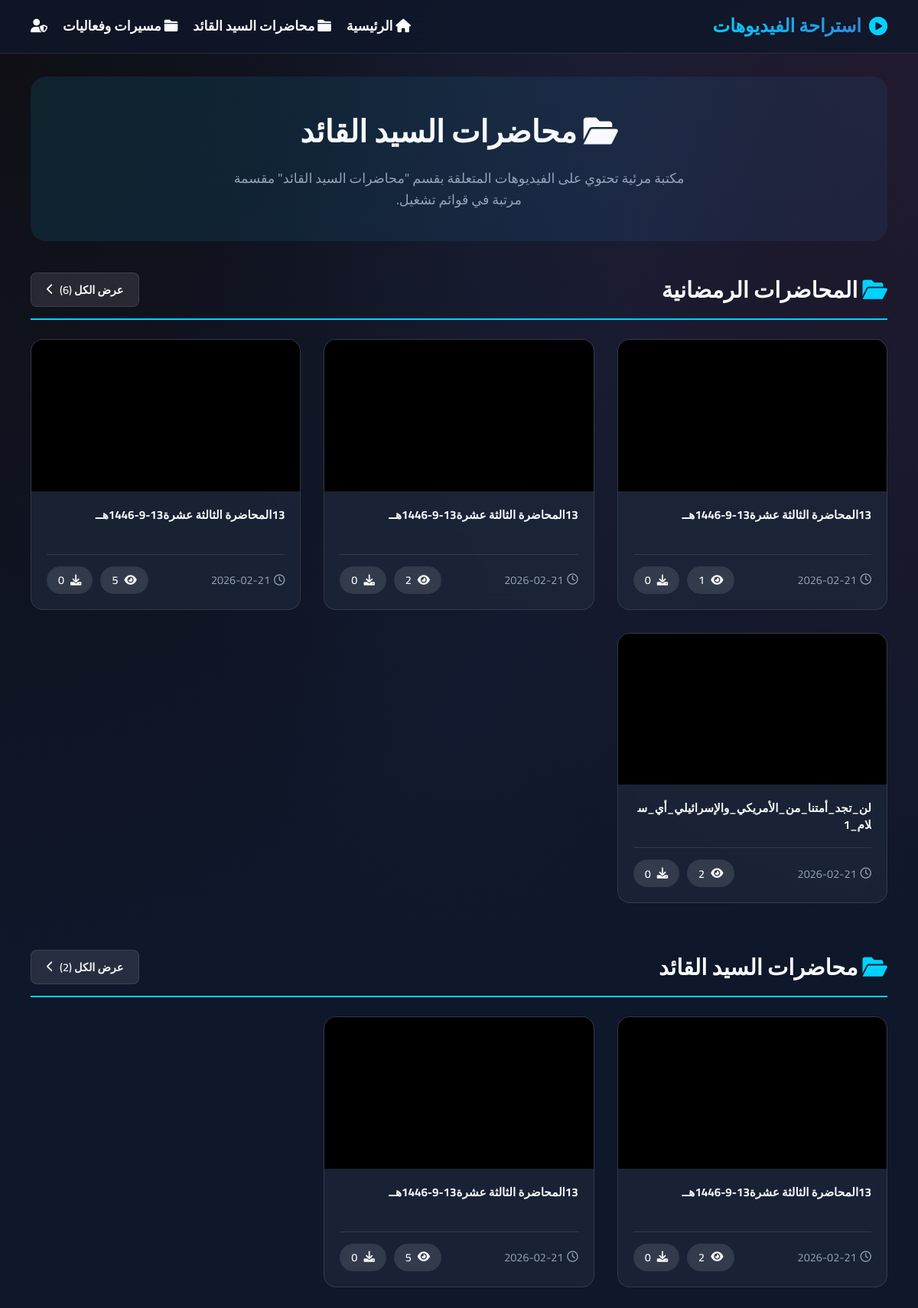
The page /p/2f10309c on the database its author committed.
### models.py (models this page shows, shortened)
class CustomPage(db.Model):
    id = db.Column(db.Integer, primary_key=True)
    name = db.Column(db.String(100), nullable=False)
    slug = db.Column(db.String(100), nullable=False, unique=True)
    description = db.Column(db.Text, nullable=True)
    created_at = db.Column(db.DateTime, default=datetime.utcnow)
    playlists = db.relationship('Playlist', backref='custom_page', lazy=True)

class Playlist(db.Model):
    id = db.Column(db.Integer, primary_key=True)
    name = db.Column(db.String(100), nullable=False)
    description = db.Column(db.Text, nullable=True)
    show_in_lectures = db.Column(db.Boolean, default=False)
    created_at = db.Column(db.DateTime, default=datetime.utcnow)
    page_id = db.Column(db.Integer, db.ForeignKey('custom_page.id'), nullable=True)
    videos = db.relationship('Video', secondary=playlist_video, lazy='subquery',
        backref=db.backref('playlists', lazy=True))

class Video(db.Model):
    id = db.Column(db.Integer, primary_key=True)
    title = db.Column(db.String(255), nullable=False)
    filename = db.Column(db.String(255), nullable=False, unique=True)
    description = db.Column(db.Text, nullable=True)
    tags = db.Column(db.String(500), nullable=True) # Tags separated by comma
    upload_date = db.Column(db.DateTime, default=datetime.utcnow)
    views = db.Column(db.Integer, default=0)
    downloads = db.Column(db.Integer, default=0)

### app.py (the view)
@app.route('/p/<slug>')
def view_page(slug):
    page_data = CustomPage.query.filter_by(slug=slug).first_or_404()
    page_num = request.args.get('page', 1, type=int)
    per_page = 5 # نعرض 5 قوائم لكل صفحة (لأن كل قائمة تحتوي فيديوهاتها بداخلها)
    playlists_paginated = Playlist.query.filter_by(page_id=page_data.id).order_by(Playlist.created_at.desc()).paginate(page=page_num, per_page=per_page, error_out=False)
    return render_template('lectures.html', playlists=playlists_paginated, page_title=page_data.name, page_slug=page_data.slug)

### app.py (called while the page is built)
@app.context_processor
def inject_globals():
    try:
        pages = CustomPage.query.order_by(CustomPage.created_at.asc()).all()
        return dict(custom_pages=pages, is_admin=session.get('is_admin', False))
    except:
        return dict(custom_pages=[], is_admin=False)

### templates/lectures.html (shortened to what this page needs)
{% extends "layout.html" %}
{% block content %}
<div class="search-section" style="margin-bottom: 40px; padding: 40px; background: linear-gradient(135deg, rgba(0,210,255,0.1), rgba(58,123,213,0.1)); border-radius: 20px; text-align: center;">
    <h1 class="page-title" style="font-size: 2.5rem; margin-bottom: 15px;"><i class="fas fa-folder-open"></i> {{ page_title }}</h1>
    <p class="page-subtitle" style="font-size: 1.1rem; max-width: 600px; margin: 0 auto; color: var(--text-muted);">
        مكتبة مرئية تحتوي على الفيديوهات المتعلقة بقسم "{{ page_title }}" مقسمة مرتبة في قوائم تشغيل.
    </p>
</div>
{% for playlist in playlists.items %}
    {% if playlist.videos|length > 0 %}
    <div class="lecture-category" style="margin-bottom: 60px;">
        <div class="category-header" style="display: flex; justify-content: space-between; align-items: center; border-bottom: 2px solid var(--primary-color); padding-bottom: 15px; margin-bottom: 25px;">
            <h2 style="font-size: 1.8rem; color: var(--text-color);"><i class="fas fa-folder-open" style="color: var(--primary-color);"></i> {{ playlist.name }}</h2>
            <a href="{{ url_for('view_playlist', playlist_id=playlist.id) }}" class="btn-secondary" style="font-size: 0.9rem;">
                عرض الكل ({{ playlist.videos|length }}) <i class="fas fa-chevron-left"></i>
            </a>
        </div>
        <div class="videos-grid" style="grid-template-columns: repeat(auto-fill, minmax(300px, 1fr));">
            {% for video in playlist.videos[:4] %}
            <div class="video-card">
                <div class="video-thumbnail-container">
                   <video class="video-thumbnail" muted onmouseover="this.play()" onmouseout="this.pause();this.currentTime=0;">
                        <source src="{{ url_for('uploaded_file', filename=video.filename) }}" type="video/{{ video.filename.split('.')[-1] }}">
                   </video>
                </div>
                <div class="video-info">
                    <h3 class="video-title" title="{{ video.title }}">{{ video.title }}</h3>
                    <div class="video-meta">
                        <div class="meta-stats">
                            <span class="date" title="تاريخ الرفع"><i class="far fa-clock"></i> {{ video.upload_date.strftime('%Y-%m-%d') }}</span>
                        </div>
                        <div class="card-actions">
                            <a href="{{ url_for('watch_video', video_id=video.id) }}" class="btn-icon" title="مشاهدة" style="width: auto; padding: 8px 15px; border-radius: 20px;"><i class="fas fa-eye"></i> {{ video.views }}</a>
                            <a href="{{ url_for('download_video', video_id=video.id) }}" class="btn-icon" title="تحميل" style="width: auto; padding: 8px 15px; border-radius: 20px;"><i class="fas fa-download"></i> {{ video.downloads }}</a>
                        </div>
                    </div>
                </div>
            </div>
            {% endfor %}
        </div>
    </div>
    {% endif %}
{% else %}
    <div class="no-videos" style="text-align: center; padding: 50px;">
        <i class="fas fa-folder-minus" style="font-size: 4rem; color: var(--text-muted); margin-bottom: 20px;"></i>
        <h3>هذا القسم فارغ حالياً</h3>
        <p>لم يتم إضافة أي قوائم تشغيل لهذا القسم بعد.</p>
    </div>
{% endfor %}
{% endblock %}

### templates/layout.html (shortened to what this page needs)
<!DOCTYPE html>
<html lang="ar" dir="rtl">
<head>
    <link rel="stylesheet" href="{{ url_for('static', filename='css/style.css') }}">
    <link href="https://cdnjs.cloudflare.com/ajax/libs/font-awesome/6.0.0/css/all.min.css" rel="stylesheet">
</head>
<body>
    <nav class="navbar">
        <div class="nav-container">
            <a href="{{ url_for('index') }}" class="logo">
                <i class="fas fa-play-circle"></i> استراحة الفيديوهات
            </a>
            <div class="nav-links">
                <a href="{{ url_for('index') }}" class="nav-link"><i class="fas fa-home"></i> الرئيسية</a>
                {% for page in custom_pages %}
                <a href="{{ url_for('view_page', slug=page.slug) }}" class="nav-link"><i class="fas fa-folder"></i> {{ page.name }}</a>
                {% endfor %}
                {% if is_admin %}
                <a href="{{ url_for('manage_users') }}" class="nav-link"><i class="fas fa-users-cog"></i> المستخدمين</a>
                <a href="{{ url_for('manage_playlists') }}" class="nav-link"><i class="fas fa-list-ul"></i> إدارة القوائم</a>
                <a href="{{ url_for('manage_pages') }}" class="nav-link"><i class="fas fa-sitemap"></i> إدارة الأقسام</a>
                <a href="{{ url_for('upload_video') }}" class="nav-link btn-primary"><i class="fas fa-upload"></i> رفع فيديو</a>
                <a href="{{ url_for('logout') }}" class="nav-link" style="color: #ff6b6b;" title="تسجيل الخروج"><i class="fas fa-sign-out-alt"></i></a>
                {% else %}
                <a href="{{ url_for('login') }}" class="nav-link" title="دخول الإدارة"><i class="fas fa-user-shield"></i></a>
                {% endif %}
            </div>
        </div>
    </nav>
    <div class="container main-content">
        {% block content %}{% endblock %}
    </div>
</body>
</html>

### static/css/style.css (style rules this page uses)
:root { --primary-color: #00d2ff; --secondary-color: #3a7bd5; --dark-bg: #0f172a; --card-bg: rgba(30, 41, 59, 0.7); --text-main: #f8fafc; --text-muted: #94a3b8; --glass-border: rgba(255, 255, 255, 0.1); --glass-shadow: 0 8px 32px 0 rgba(0, 0, 0, 0.37); --danger: #ef4444; --success: #22c55e; }
* { margin: 0; padding: 0; box-sizing: border-box; font-family: 'Cairo', sans-serif; }
body { background-color: var(--dark-bg); background-image: radial-gradient(at 0% 0%, hsla(253, 16%, 7%, 1) 0, transparent 50%), radial-gradient(at 50% 0%, hsla(225, 39%, 30%, 0.2) 0, transparent 50%), radial-gradient(at 100% 0%, hsla(339, 49%, 30%, 0.2) 0, transparent 50%); background-size: cover; background-attachment: fixed; color: var(--text-main); min-height: 100vh; line-height: 1.6; }
h1, h2, h3, h4 { color: var(--text-main); font-weight: 700; }
a { text-decoration: none; color: inherit; transition: all 0.3s ease; }
.container { max-width: 1600px; margin: 0 auto; padding: 0 40px; }
.main-content { padding-top: 100px; padding-bottom: 50px; }
.btn-primary, .btn-secondary, .btn-icon { display: inline-flex; align-items: center; justify-content: center; gap: 8px; padding: 10px 20px; border-radius: 8px; font-weight: 600; cursor: pointer; border: none; transition: all 0.3s ease; }
.btn-secondary { background: rgba(255, 255, 255, 0.1); backdrop-filter: blur(10px); border: 1px solid var(--glass-border); color: var(--text-main); }
.btn-icon { padding: 8px; border-radius: 50%; background: rgba(255, 255, 255, 0.1); backdrop-filter: blur(5px); color: var(--text-main); width: 36px; height: 36px; }
.navbar { position: fixed; top: 0; left: 0; right: 0; height: 70px; background: rgba(15, 23, 42, 0.8); backdrop-filter: blur(15px); border-bottom: 1px solid var(--glass-border); z-index: 1000; }
.nav-container { max-width: 1600px; margin: 0 auto; padding: 0 40px; height: 100%; display: flex; justify-content: space-between; align-items: center; }
.logo { font-size: 1.5rem; font-weight: 700; display: flex; align-items: center; gap: 10px; background: linear-gradient(135deg, var(--primary-color), var(--secondary-color)); -webkit-background-clip: text; -webkit-text-fill-color: transparent; }
.logo i { -webkit-text-fill-color: var(--primary-color); }
.nav-links { display: flex; gap: 20px; align-items: center; }
.nav-link { font-weight: 600; font-size: 1.1rem; }
.search-section { text-align: center; margin-bottom: 50px; }
.page-title { font-size: 2.5rem; margin-bottom: 10px; }
.page-subtitle { color: var(--text-muted); font-size: 1.2rem; margin-bottom: 30px; }
.videos-grid { display: grid; grid-template-columns: repeat(auto-fill, minmax(350px, 1fr)); gap: 30px; }
.video-card { background: var(--card-bg); border-radius: 16px; overflow: hidden; border: 1px solid var(--glass-border); backdrop-filter: blur(10px); transition: transform 0.3s, box-shadow 0.3s; }
.video-thumbnail-container { position: relative; width: 100%; aspect-ratio: 16 / 9; background: #000; overflow: hidden; }
.video-thumbnail { width: 100%; height: 100%; object-fit: cover; opacity: 0.8; transition: opacity 0.3s; }
.video-info { padding: 20px; }
.video-title { font-size: 0.95rem; margin-bottom: 8px; display: -webkit-box; -webkit-line-clamp: 2; -webkit-box-orient: vertical; overflow: hidden; text-overflow: ellipsis; line-height: 1.4; height: 3.36rem; word-wrap: break-word; white-space: normal; }
.video-meta { display: flex; justify-content: space-between; align-items: center; border-top: 1px solid var(--glass-border); padding-top: 15px; color: var(--text-muted); font-size: 0.9rem; }
.meta-stats { display: flex; gap: 15px; align-items: center; }
.meta-stats span { display: flex; align-items: center; gap: 5px; }
.card-actions { display: flex; gap: 10px; }

### rows shown on the page
CustomPage: name "محاضرات السيد القائد"
CustomPage: name "مسيرات وفعاليات"
Playlist: name "المحاضرات الرمضانية", videos|length "6"
Video: title "13المحاضرة الثالثة عشرة13-9-1446هــ", upload_date "2026-02-21", views "1", downloads "0"
Video: title "13المحاضرة الثالثة عشرة13-9-1446هــ", upload_date "2026-02-21", views "2", downloads "0"
Video: title "13المحاضرة الثالثة عشرة13-9-1446هــ", upload_date "2026-02-21", views "5", downloads "0"
Video: title "لن_تجد_أمتنا_من_الأمريكي_والإسرائيلي_أي_سلام_1", upload_date "2026-02-21", views "2", downloads "0"
Playlist: name "محاضرات السيد القائد", videos|length "2"
